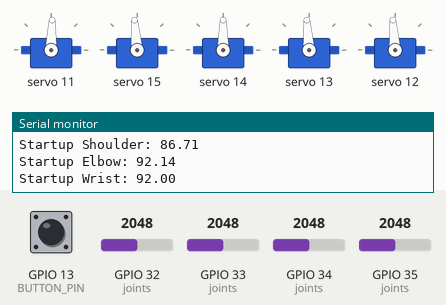
This sketch was run on a simulated ESP32. Parts: 5 × servo, the last lines printed to the serial monitor. Inputs (shaded band) come from the test bench; at power-on: GPIO 32 (joints) = 2048, GPIO 34 (joints) = 2048, GPIO 35 (joints) = 2048, GPIO 13 (BUTTON_PIN) HIGH, GPIO 33 (joints) = 2048 (analog values on the 0–4095 scale).

Above: at 6.0 s.
6.1 s: GPIO 32 (joints) set to 2390
At 7.5 s:
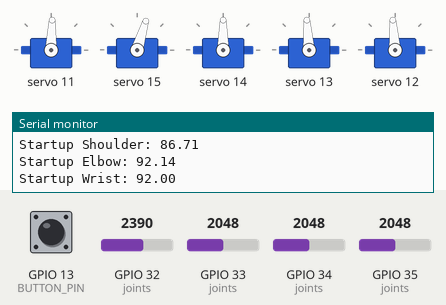
7.8 s: GPIO 34 (joints) set to 2390
At 9.2 s:
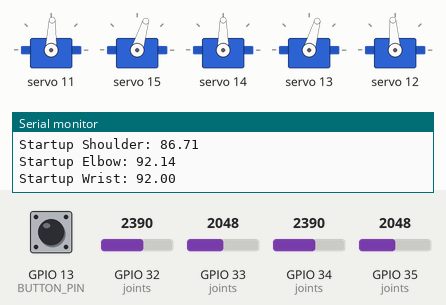
9.6 s: GPIO 35 (joints) set to 1228
At 10.7 s:
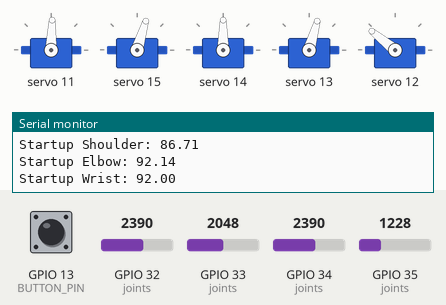
11.4 s: GPIO 13 (BUTTON_PIN) pulled LOW for 0.15 s
At 11.48 s:
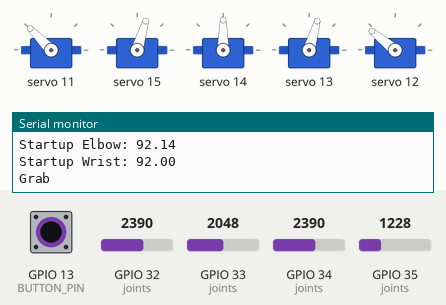
13.0 s: GPIO 33 (joints) set to 2390
At 14.5 s:
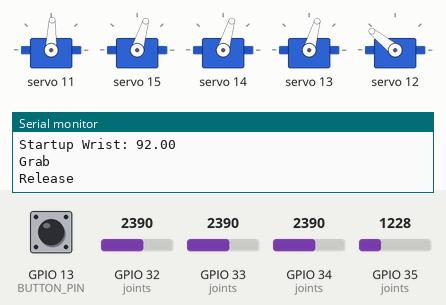
14.8 s: GPIO 32 (joints) set to 2866
At 16.0 s:
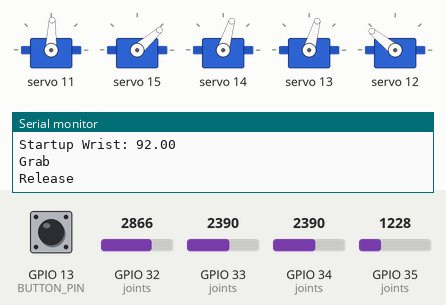
Timing chart, 0 to 17.7 s (numbered marks = the images above; inputs shaded):
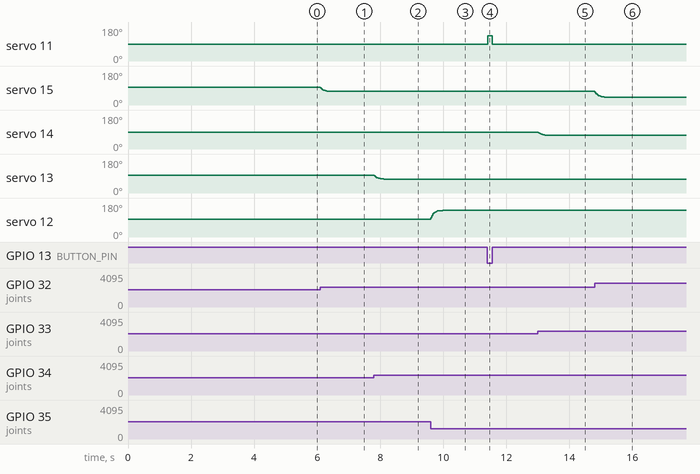

Measured:
- after the input at 6.1 s, servo 15: moves from 95° to 73° over 0.27 s, starting at once
- after the input at 7.8 s, servo 13: moves from 94° to 74° over 0.30 s, starting at once
- after the input at 9.6 s, servo 12: moves from 94° to 141° over 0.38 s, starting at once
- after the input at 11.4 s, servo 11: 88° → 134° at once, → 88° 0.14 s later
- after the input at 13.0 s, servo 14: moves from 90° to 73° over 0.38 s, starting at once
- after the input at 14.8 s, servo 15: moves from 73° to 41° over 0.41 s, starting at once

The sketch:

Robot_Arm_Teleop.ino
```cpp
#include <Wire.h>
#include <Adafruit_PWMServoDriver.h>

#if !defined(ESP32)
#warning "This sketch is configured for ESP32 boards."
#endif

// ESP32 default I2C pins. Change these if your wiring is different.
const uint8_t I2C_SDA_PIN = 21;
const uint8_t I2C_SCL_PIN = 22;

// PCA9685 servo driver settings.
const uint8_t SERVO_FREQ_HZ = 50;
const uint16_t SERVO_MIN_US = 650;
const uint16_t SERVO_MAX_US = 2350;

// ESP32 ADC settings. Use ADC1 pins for pots, especially if you later use WiFi.
const uint8_t ADC_BITS = 12;
const int ADC_MAX_VALUE = 4095;

// Pot smoothing: smaller = smoother/slower, larger = faster/more jitter.
const float EMA_ALPHA = 0.16f;

// Startup timing. Move the controller to a safe pose before startup finishes.
const uint16_t CONTROLLER_SETTLE_MS = 3000;
const uint16_t STARTUP_SERVO_GAP_MS = 350;
const uint8_t LOOP_DELAY_MS = 15;

// Ignore very tiny angle changes to reduce buzzing.
const float MIN_ANGLE_STEP = 0.4f;

Adafruit_PWMServoDriver pwm = Adafruit_PWMServoDriver();

struct JointConfig {
  const char *name;
  uint8_t potPin;
  uint8_t pwmChannel;

  // Calibration values for ESP32 12-bit analogRead.
  // These preserve your original reversed UNO mapping, scaled from 10-bit:
  // 800 -> about 3200, 240 -> about 960.
  // If your pots use the full ESP32 range, try 3900 and 200 instead.
  int potAtMinAngle;
  int potAtMaxAngle;

  // Mechanical software limits. Tune these for your arm before using full range.
  float minAngle;
  float maxAngle;
};

JointConfig joints[] = {
  // name       pot GPIO  PCA9685 ch  potMin  potMax  minDeg  maxDeg
  {"Base",       32,      15,          3200,   960,    10.0f,  170.0f},
  {"Shoulder",   33,      14,          3200,   960,    25.0f,  145.0f},
  {"Elbow",      34,      13,          3200,   960,    15.0f,  165.0f},
  {"Wrist",      35,      12,          3200,   960,    20.0f,  160.0f},
};

const uint8_t JOINT_COUNT = sizeof(joints) / sizeof(joints[0]);

// Gripper: button uses ESP32 GPIO13, gripper servo uses PCA9685 channel 11.
const uint8_t BUTTON_PIN = 13;
const uint8_t HAND_CHANNEL = 11;
const float GRIPPER_MIN_ANGLE = 60.0f;
const float GRIPPER_MAX_ANGLE = 150.0f;
const float GRIPPER_OPEN_ANGLE = 85.0f;
const float GRIPPER_CLOSED_ANGLE = 135.0f;

float filteredPot[JOINT_COUNT];
float lastAngle[JOINT_COUNT];
bool gripperClosed = false;

float clampFloat(float value, float low, float high) {
  if (value < low) return low;
  if (value > high) return high;
  return value;
}

bool changedEnough(float current, float previous) {
  return (current - previous >= MIN_ANGLE_STEP) || (previous - current >= MIN_ANGLE_STEP);
}

uint16_t pulseUsToTicks(uint16_t pulseUs) {
  const float usPerTick = 1000000.0f / SERVO_FREQ_HZ / 4096.0f;
  return (uint16_t)(pulseUs / usPerTick + 0.5f);
}

uint16_t angleToPulseUs(float angle) {
  angle = clampFloat(angle, 0.0f, 180.0f);
  return (uint16_t)(SERVO_MIN_US + (SERVO_MAX_US - SERVO_MIN_US) * angle / 180.0f + 0.5f);
}

void setServoAngle(uint8_t pwmChannel, float angle) {
  uint16_t pulseUs = angleToPulseUs(angle);
  pwm.setPWM(pwmChannel, 0, pulseUsToTicks(pulseUs));
}

int readPotAverage(uint8_t pin, uint8_t samples) {
  long total = 0;

  for (uint8_t i = 0; i < samples; i++) {
    total += analogRead(pin);
    delay(2);
  }

  return (int)(total / samples);
}

float potToAngle(float potValue, const JointConfig &joint) {
  float potSpan = (float)(joint.potAtMaxAngle - joint.potAtMinAngle);

  if (potSpan == 0.0f) {
    return joint.minAngle;
  }

  float normalized = (potValue - joint.potAtMinAngle) / potSpan;
  normalized = clampFloat(normalized, 0.0f, 1.0f);

  return joint.minAngle + normalized * (joint.maxAngle - joint.minAngle);
}

void setupAdcPins() {
  analogReadResolution(ADC_BITS);

  for (uint8_t i = 0; i < JOINT_COUNT; i++) {
    pinMode(joints[i].potPin, INPUT);
    analogSetPinAttenuation(joints[i].potPin, ADC_11db);
  }
}

void seedFiltersFromPots() {
  for (uint8_t i = 0; i < JOINT_COUNT; i++) {
    filteredPot[i] = (float)readPotAverage(joints[i].potPin, 10);
    lastAngle[i] = potToAngle(filteredPot[i], joints[i]);
  }
}

void setGripper(bool closeGripper) {
  float angle = closeGripper ? GRIPPER_CLOSED_ANGLE : GRIPPER_OPEN_ANGLE;
  angle = clampFloat(angle, GRIPPER_MIN_ANGLE, GRIPPER_MAX_ANGLE);

  setServoAngle(HAND_CHANNEL, angle);
  gripperClosed = closeGripper;

  Serial.println(closeGripper ? "Grab" : "Release");
}

void staggeredStartup() {
  delay(CONTROLLER_SETTLE_MS);
  seedFiltersFromPots();

  setGripper(false);
  delay(STARTUP_SERVO_GAP_MS);

  for (uint8_t i = 0; i < JOINT_COUNT; i++) {
    setServoAngle(joints[i].pwmChannel, lastAngle[i]);

    Serial.print("Startup ");
    Serial.print(joints[i].name);
    Serial.print(": ");
    Serial.println(lastAngle[i]);

    delay(STARTUP_SERVO_GAP_MS);
  }
}

void updateJoint(uint8_t index) {
  JointConfig &joint = joints[index];
  int rawPot = analogRead(joint.potPin);

  rawPot = constrain(rawPot, 0, ADC_MAX_VALUE);
  filteredPot[index] += EMA_ALPHA * ((float)rawPot - filteredPot[index]);
  float angle = potToAngle(filteredPot[index], joint);

  if (changedEnough(angle, lastAngle[index])) {
    setServoAngle(joint.pwmChannel, angle);
    lastAngle[index] = angle;
  }
}

void updateGripperFromButton() {
  bool buttonPressed = (digitalRead(BUTTON_PIN) == LOW);

  if (buttonPressed != gripperClosed) {
    setGripper(buttonPressed);
  }
}

void setup() {
  Serial.begin(115200);
  pinMode(BUTTON_PIN, INPUT_PULLUP);
  setupAdcPins();

  Wire.begin(I2C_SDA_PIN, I2C_SCL_PIN);
  pwm.begin();
  pwm.setPWMFreq(SERVO_FREQ_HZ);
  delay(10);

  staggeredStartup();
}

void loop() {
  for (uint8_t i = 0; i < JOINT_COUNT; i++) {
    updateJoint(i);
  }

  updateGripperFromButton();
  delay(LOOP_DELAY_MS);
}
```
